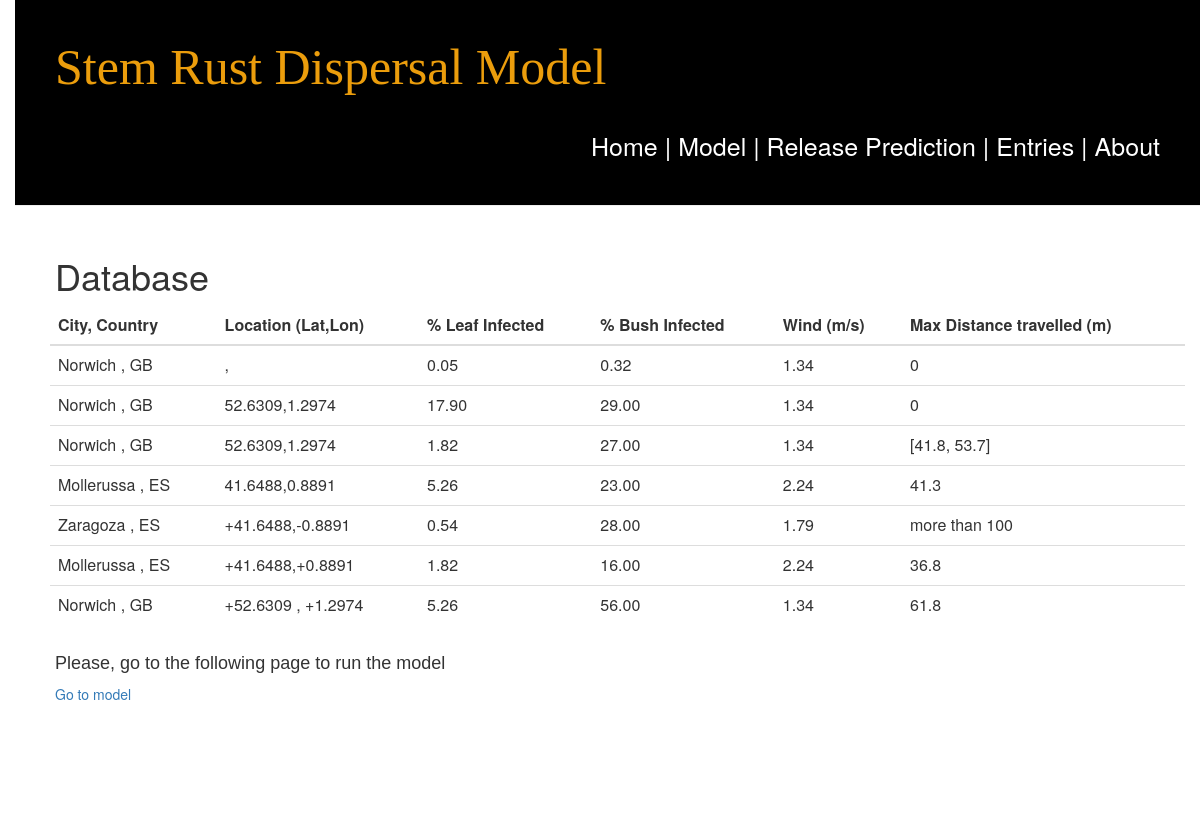
The app's page /dispersal/entries/ with its own data.
### dispersal/models.py (models this page shows)
class EntryRequest(models.Model):
    country = models.CharField(max_length=200)
    city = models.CharField(max_length=200)
    bushperc = models.DecimalField(max_digits=5,decimal_places=2)
    leafperc = models.DecimalField(max_digits=5,decimal_places=2)
    Q = models.CharField(max_length=200)
    height = models.CharField(max_length=200)
    stability_class = models.CharField(max_length=200)
    wind = models.DecimalField(max_digits=5,decimal_places=2)
    rain = models.DecimalField(max_digits=5,decimal_places=2)
    RH =  models.DecimalField(max_digits=5,decimal_places=2)
    irradiance = models.DecimalField(max_digits=5,decimal_places=2)
    location = models.CharField(max_length=200)
    maxdis = models.CharField(max_length=200,default=0)
    added = models.DateTimeField(default=timezone.now())#auto_now_add=True)

### dispersal/views.py (the view)
# urls.py: path('entries/', views.entries,name='entries'),
def entries(request):
    context ={'database' : EntryRequest.objects.all()}
    return render(request, 'dispersal/database.html', context )

### dispersal/templates/dispersal/database.html (shortened to what this page needs)
{% extends "dispersal/base.html" %}
{% load static %}
{% block content %}
<h1> Database </h1>
<div class="form-row">
    <table class="table">
        <thead>
            <tr>
                <th> City, Country</th>
                <th> Location (Lat,Lon)</th>
                <th> % Leaf Infected </th>
                <th> % Bush Infected </th>
                <th> Wind (m/s) </th>
                <th> Max Distance travelled (m)  </th>
            </tr>
        </thead>
        <tbody>
        {% for entry in database %}
            <tr>
                <td> {{ entry.city }} , {{ entry.country }}</td>
                <td> {{ entry.location }} </td>
                <td> {{ entry.leafperc }} </td>
                <td> {{ entry.bushperc }} </td>
                <td> {{ entry.wind }} </td>
                <td> {{ entry.maxdis }} </td>
            </tr>
        {% endfor %}
        </tbody>
    </table>
</div>
<h4> Please, go to the following page to run the model </h4>
<a href="{% url 'run' %}">Go to model</a>
{% endblock %}

### dispersal/templates/dispersal/base.html (shortened to what this page needs)
{% load static %}
<html>
<head>
	<link rel="stylesheet" href="https://maxcdn.bootstrapcdn.com/bootstrap/4.0.0-beta/css/bootstrap.min.css">
	<link rel="stylesheet" href="//maxcdn.bootstrapcdn.com/bootstrap/3.2.0/css/bootstrap.min.css">
	<link rel="stylesheet" href="{% static 'css/template.css' %}">
	<link href="http://code.jquery.com/ui/1.12.0/themes/smoothness/jquery-ui.css" rel="stylesheet">
</head>
<body>
    <div class="page-header">
		  <h1>Stem Rust Dispersal Model</h1>
			<div class="header-right">
				<a href="/dispersal" class="active"> Home |</a>
				<a href="/dispersal/run"> Model |</a>
				<a href="/dispersal/release"> Release Prediction |</a>
				<a href="/dispersal/entries"> Entries |</a>
				<a href="/dispersal/about"> About </a>
			</div>
    </div>
    <div id="content">
	{% block content %}{% endblock %}
    </div>
</body>
<div class="footer">
	<p>Footer</p>
</div>

### dispersal/static/css/template.css (style rules this page uses)
body { padding-left: 15px; }
.page-header { overflow: hidden; background-color: black; margin-top: 0; padding: 20px 20px 20px 40px; }
#content { padding: 10px 20px 20px 40px; }
.page-header h1 { float: left; color: #eb9d0c; #ffffff; font-size: 50px; font-family: 'Lobster'; text-decoration: none; }
.header-right { float: right; font-size: 25px; border-radius: 4px; padding: 20px 20px 20px 40px; }
.header-right a { color: #ffffff; line-height: 40px; text-decoration: none; }
h3, h4 { font-family: 'Arial'; }
.footer { position: relative; left: 0; bottom: 0; width: 100%; background-color: white; color: white; text-align: center; height: 100px; }

### records on screen
EntryRequest: city "Norwich", country "GB", location ",", leafperc "0.05", bushperc "0.32", wind "1.34", maxdis "0"
EntryRequest: city "Norwich", country "GB", location "52.6309,1.2974", leafperc "17.90", bushperc "29.00", wind "1.34", maxdis "0"
EntryRequest: city "Norwich", country "GB", location "52.6309,1.2974", leafperc "1.82", bushperc "27.00", wind "1.34", maxdis "[41.8, 53.7]"
EntryRequest: city "Mollerussa", country "ES", location "41.6488,0.8891", leafperc "5.26", bushperc "23.00", wind "2.24", maxdis "41.3"
EntryRequest: city "Zaragoza", country "ES", location "+41.6488,-0.8891", leafperc "0.54", bushperc "28.00", wind "1.79", maxdis "more than 100"
EntryRequest: city "Mollerussa", country "ES", location "+41.6488,+0.8891", leafperc "1.82", bushperc "16.00", wind "2.24", maxdis "36.8"
EntryRequest: city "Norwich", country "GB", location "+52.6309 , +1.2974", leafperc "5.26", bushperc "56.00", wind "1.34", maxdis "61.8"
